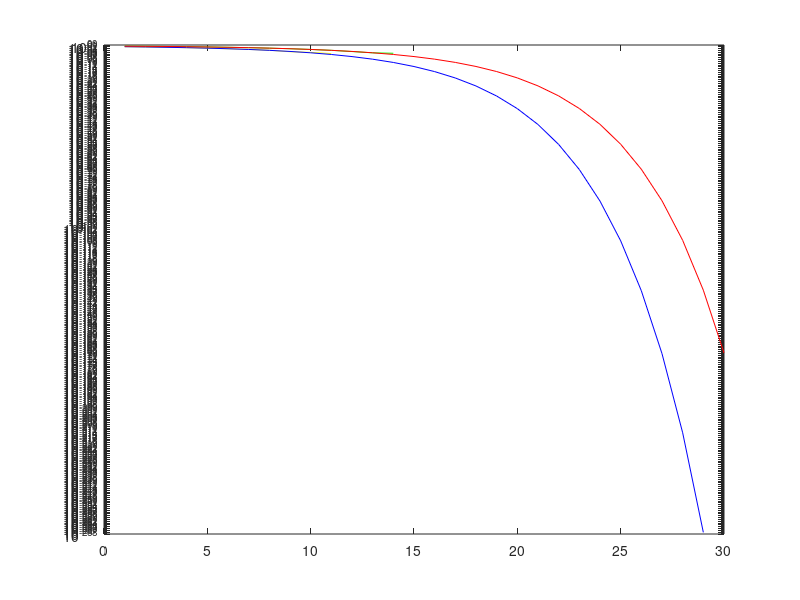

The MATLAB source for this figure:
clear all;
N = 10^5; %number of symbols to process
%theta = 1:44;
theta = 26;
th = theta;
p = 0.5;
SNR = 1:30;
ipHat = zeros(1,N);
ipHat2 = zeros(1,N);%creates array with N datatype
d = sqrt(p);
d2 = sqrt(1-p);
alpha4pam = [-cosd(45-theta)*d -sind(45-theta)*d sind(45-theta)*d cosd(45-theta)*d];
alpha4pam2 = [-cosd(45-theta)*d2 -sind(45-theta)*d2 sind(45-theta)*d2 cosd(45-theta)*d2];    

for i = 1:length(SNR)
    %Simulation of U1
    ip = randsrc(1, N, alpha4pam);
    s = ip/sqrt(1/(2*p));
    n = 1/sqrt(32*p)*(randn(1,N) + (1j)*randn(1,N));
    
    y = s + 10^(-i/20)*n;

    r = real(y);
    ipHat(find(r< -(cosd(45-theta)*d+sind(45-theta)*d)/2*sqrt(2*p))) = -cosd(45-theta)*d;
    ipHat(find(r>= (cosd(45-theta)*d+sind(45-theta)*d)/2*sqrt(2*p))) = cosd(45-theta)*d;
    ipHat(find(r>=-(cosd(45-theta)*d+sind(45-theta)*d)/2*sqrt(2*p) & r<0)) = -sind(45-theta)*d;
    ipHat(find(r>=0 & r<(cosd(45-theta)*d+sind(45-theta)*d)/2*sqrt(2*p))) = sind(45-theta)*d;
    nErr(i) = size(find([ip - ipHat]), 2); %counting errors
    
    %%%%%%%%%%%%%%%%%%%%%%%%%%%%%%%%%%%
    %Simulation of U2
    ip2 = randsrc(1, N, alpha4pam2);
    s2 = ip2./sqrt(1/(2*(1-p)));
    n2 = 1/sqrt(64*(1-p))*(randn(1,N) + (1j)*randn(1,N));
    
    y2 = s2 + 10^(-i/20)*n2;

    r2 = real(y2);
    ipHat2(find(r2< -(cosd(45-theta)*d2+sind(45-theta)*d2)/2*sqrt(2*(1-p)))) = -cosd(45-theta)*d2;
    ipHat2(find(r2>= (cosd(45-theta)*d2+sind(45-theta)*d2)/2*sqrt(2*(1-p)))) = cosd(45-theta)*d2;
    ipHat2(find(r2>=-(cosd(45-theta)*d2+sind(45-theta)*d2)/2*sqrt(2*(1-p)) & r2<0)) = -sind(45-theta)*d2;
    ipHat2(find(r2>=0 & r2<(cosd(45-theta)*d2+sind(45-theta)*d2)/2*sqrt(2*(1-p)))) = sind(45-theta)*d2;
    nErr2(i) = size(find([ip2 - ipHat2]), 2);
    %%%%%%%%%%%%%%%%%%%%%%%%%%%%%%%
    %Theoretical results
    Ser2(i) = 1/2*erfc(sqrt((sind(th).^2).*8*(1-p)*(10.^(i/10))))+1/4.*erfc(sqrt((cosd(th)-sind(th)).^2.*8*(1-p)*(10.^(i/10))));
    Ser1(i) = 1/2*erfc(sqrt((sind(th).^2).*4*p*(10.^(i/10))))+1/4.*erfc(sqrt((cosd(th)-sind(th)).^2.*4*p*(10.^(i/10))));
end

simBer = nErr/N;
simBer2 = nErr2/N;
semilogy(simBer, 'g')
hold on
semilogy(simBer2, 'y')
hold on
plot(Ser2, 'b')
hold on
plot(Ser1, 'r')
